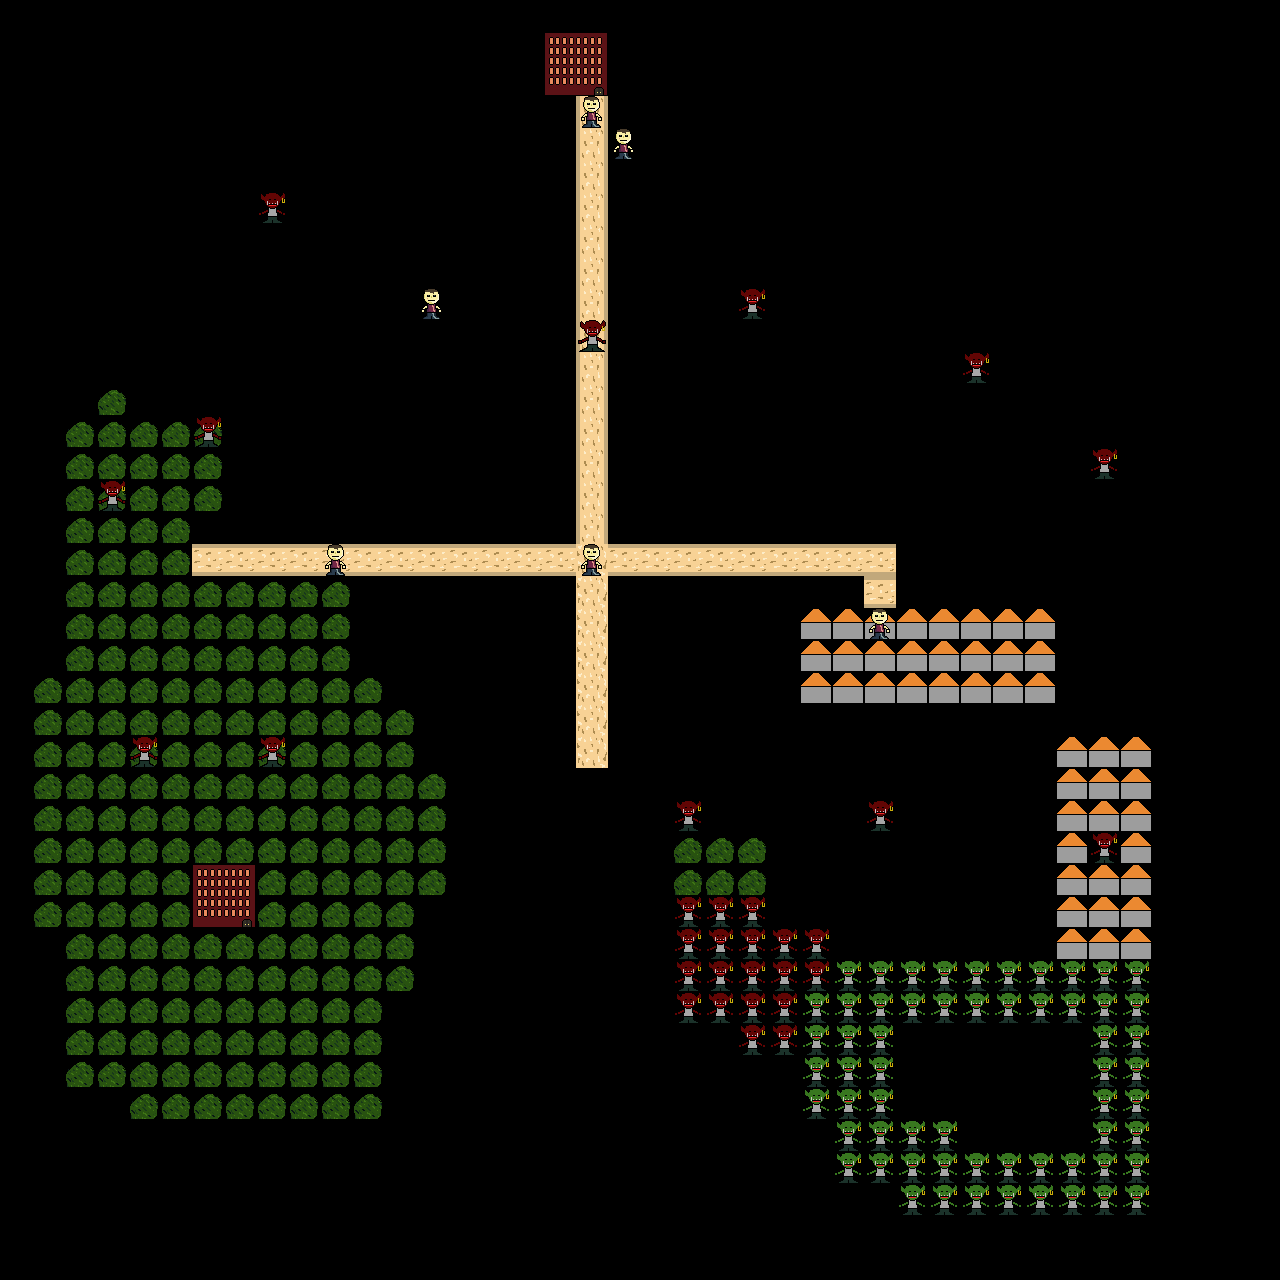

Rendered tile map (Tiled .tmx) drawn with the repository's tilesets; below, a short description and the full map source, tile grids included:
An orthogonal 40x40 tile map with 32x32 px tiles, 2 tile layers (static_objects, actors).

<map version="1.2" tiledversion="1.3.2" orientation="orthogonal" renderorder="right-down" compressionlevel="0" width="40" height="40" tilewidth="32" tileheight="32" infinite="0" nextlayerid="3" nextobjectid="1">
 <tileset firstgid="1" source="tileset_test1.tsx" />
 <layer id="1" name="static_objects" width="40" height="40">
  <data encoding="csv">
0,0,0,0,0,0,0,0,0,0,0,0,0,0,0,0,0,0,0,0,0,0,0,0,0,0,0,0,0,0,0,0,0,0,0,0,0,0,0,0,
0,0,0,0,0,0,0,0,0,0,0,0,0,0,0,0,0,0,0,0,0,0,0,0,0,0,0,0,0,0,0,0,0,0,0,0,0,0,0,0,
0,0,0,0,0,0,0,0,0,0,0,0,0,0,0,0,0,1,0,0,0,0,0,0,0,0,0,0,0,0,0,0,0,0,0,0,0,0,0,0,
0,0,0,0,0,0,0,0,0,0,0,0,0,0,0,0,0,0,6,0,0,0,0,0,0,0,0,0,0,0,0,0,0,0,0,0,0,0,0,0,
0,0,0,0,0,0,0,0,0,0,0,0,0,0,0,0,0,0,6,0,0,0,0,0,0,0,0,0,0,0,0,0,0,0,0,0,0,0,0,0,
0,0,0,0,0,0,0,0,0,0,0,0,0,0,0,0,0,0,6,0,0,0,0,0,0,0,0,0,0,0,0,0,0,0,0,0,0,0,0,0,
0,0,0,0,0,0,0,0,0,0,0,0,0,0,0,0,0,0,6,0,0,0,0,0,0,0,0,0,0,0,0,0,0,0,0,0,0,0,0,0,
0,0,0,0,0,0,0,0,0,0,0,0,0,0,0,0,0,0,6,0,0,0,0,0,0,0,0,0,0,0,0,0,0,0,0,0,0,0,0,0,
0,0,0,0,0,0,0,0,0,0,0,0,0,0,0,0,0,0,6,0,0,0,0,0,0,0,0,0,0,0,0,0,0,0,0,0,0,0,0,0,
0,0,0,0,0,0,0,0,0,0,0,0,0,0,0,0,0,0,6,0,0,0,0,0,0,0,0,0,0,0,0,0,0,0,0,0,0,0,0,0,
0,0,0,0,0,0,0,0,0,0,0,0,0,0,0,0,0,0,6,0,0,0,0,0,0,0,0,0,0,0,0,0,0,0,0,0,0,0,0,0,
0,0,0,0,0,0,0,0,0,0,0,0,0,0,0,0,0,0,6,0,0,0,0,0,0,0,0,0,0,0,0,0,0,0,0,0,0,0,0,0,
0,0,0,2,0,0,0,0,0,0,0,0,0,0,0,0,0,0,6,0,0,0,0,0,0,0,0,0,0,0,0,0,0,0,0,0,0,0,0,0,
0,0,2,2,2,2,2,0,0,0,0,0,0,0,0,0,0,0,6,0,0,0,0,0,0,0,0,0,0,0,0,0,0,0,0,0,0,0,0,0,
0,0,2,2,2,2,2,0,0,0,0,0,0,0,0,0,0,0,6,0,0,0,0,0,0,0,0,0,0,0,0,0,0,0,0,0,0,0,0,0,
0,0,2,2,2,2,2,0,0,0,0,0,0,0,0,0,0,0,6,0,0,0,0,0,0,0,0,0,0,0,0,0,0,0,0,0,0,0,0,0,
0,0,2,2,2,2,0,0,0,0,0,0,0,0,0,0,0,0,6,0,0,0,0,0,0,0,0,0,0,0,0,0,0,0,0,0,0,0,0,0,
0,0,2,2,2,2,7,7,7,7,7,7,7,7,7,7,7,7,8,7,7,7,7,7,7,7,7,7,0,0,0,0,0,0,0,0,0,0,0,0,
0,0,2,2,2,2,2,2,2,2,2,0,0,0,0,0,0,0,8,0,0,0,0,0,0,0,0,7,0,0,0,0,0,0,0,0,0,0,0,0,
0,0,2,2,2,2,2,2,2,2,2,0,0,0,0,0,0,0,8,0,0,0,0,0,0,3,3,3,3,3,3,3,3,0,0,0,0,0,0,0,
0,0,2,2,2,2,2,2,2,2,2,0,0,0,0,0,0,0,8,0,0,0,0,0,0,3,3,3,3,3,3,3,3,0,0,0,0,0,0,0,
0,2,2,2,2,2,2,2,2,2,2,2,0,0,0,0,0,0,8,0,0,0,0,0,0,3,3,3,3,3,3,3,3,0,0,0,0,0,0,0,
0,2,2,2,2,2,2,2,2,2,2,2,2,0,0,0,0,0,8,0,0,0,0,0,0,0,0,0,0,0,0,0,0,0,0,0,0,0,0,0,
0,2,2,2,2,2,2,2,2,2,2,2,2,0,0,0,0,0,8,0,0,0,0,0,0,0,0,0,0,0,0,0,0,3,3,3,0,0,0,0,
0,2,2,2,2,2,2,2,2,2,2,2,2,2,0,0,0,0,0,0,0,0,0,0,0,0,0,0,0,0,0,0,0,3,3,3,0,0,0,0,
0,2,2,2,2,2,2,2,2,2,2,2,2,2,0,0,0,0,0,0,0,0,0,0,0,0,0,0,0,0,0,0,0,3,3,3,0,0,0,0,
0,2,2,2,2,2,2,2,2,2,2,2,2,2,0,0,0,0,0,0,0,2,2,2,0,0,0,0,0,0,0,0,0,3,0,3,0,0,0,0,
0,2,2,2,2,2,0,0,2,2,2,2,2,2,0,0,0,0,0,0,0,2,2,2,0,0,0,0,0,0,0,0,0,3,3,3,0,0,0,0,
0,2,2,2,2,2,1,0,2,2,2,2,2,0,0,0,0,0,0,0,0,0,0,0,0,0,0,0,0,0,0,0,0,3,3,3,0,0,0,0,
0,0,2,2,2,2,2,2,2,2,2,2,2,0,0,0,0,0,0,0,0,0,0,0,0,0,0,0,0,0,0,0,0,3,3,3,0,0,0,0,
0,0,2,2,2,2,2,2,2,2,2,2,2,0,0,0,0,0,0,0,0,0,0,0,0,0,0,0,0,0,0,0,0,0,0,0,0,0,0,0,
0,0,2,2,2,2,2,2,2,2,2,2,0,0,0,0,0,0,0,0,0,0,0,0,0,0,0,0,0,0,0,0,0,0,0,0,0,0,0,0,
0,0,2,2,2,2,2,2,2,2,2,2,0,0,0,0,0,0,0,0,0,0,0,0,0,0,0,0,0,0,0,0,0,0,0,0,0,0,0,0,
0,0,2,2,2,2,2,2,2,2,2,2,0,0,0,0,0,0,0,0,0,0,0,0,0,0,0,0,0,0,0,0,0,0,0,0,0,0,0,0,
0,0,0,0,2,2,2,2,2,2,2,2,0,0,0,0,0,0,0,0,0,0,0,0,0,0,0,0,0,0,0,0,0,0,0,0,0,0,0,0,
0,0,0,0,0,0,0,0,0,0,0,0,0,0,0,0,0,0,0,0,0,0,0,0,0,0,0,0,0,0,0,0,0,0,0,0,0,0,0,0,
0,0,0,0,0,0,0,0,0,0,0,0,0,0,0,0,0,0,0,0,0,0,0,0,0,0,0,0,0,0,0,0,0,0,0,0,0,0,0,0,
0,0,0,0,0,0,0,0,0,0,0,0,0,0,0,0,0,0,0,0,0,0,0,0,0,0,0,0,0,0,0,0,0,0,0,0,0,0,0,0,
0,0,0,0,0,0,0,0,0,0,0,0,0,0,0,0,0,0,0,0,0,0,0,0,0,0,0,0,0,0,0,0,0,0,0,0,0,0,0,0,
0,0,0,0,0,0,0,0,0,0,0,0,0,0,0,0,0,0,0,0,0,0,0,0,0,0,0,0,0,0,0,0,0,0,0,0,0,0,0,0
</data>
 </layer>
 <layer id="2" name="actors" width="40" height="40">
  <data encoding="csv">
0,0,0,0,0,0,0,0,0,0,0,0,0,0,0,0,0,0,0,0,0,0,0,0,0,0,0,0,0,0,0,0,0,0,0,0,0,0,0,0,
0,0,0,0,0,0,0,0,0,0,0,0,0,0,0,0,0,0,0,0,0,0,0,0,0,0,0,0,0,0,0,0,0,0,0,0,0,0,0,0,
0,0,0,0,0,0,0,0,0,0,0,0,0,0,0,0,0,0,0,0,0,0,0,0,0,0,0,0,0,0,0,0,0,0,0,0,0,0,0,0,
0,0,0,0,0,0,0,0,0,0,0,0,0,0,0,0,0,0,10,0,0,0,0,0,0,0,0,0,0,0,0,0,0,0,0,0,0,0,0,0,
0,0,0,0,0,0,0,0,0,0,0,0,0,0,0,0,0,0,0,10,0,0,0,0,0,0,0,0,0,0,0,0,0,0,0,0,0,0,0,0,
0,0,0,0,0,0,0,0,0,0,0,0,0,0,0,0,0,0,0,0,0,0,0,0,0,0,0,0,0,0,0,0,0,0,0,0,0,0,0,0,
0,0,0,0,0,0,0,0,9,0,0,0,0,0,0,0,0,0,0,0,0,0,0,0,0,0,0,0,0,0,0,0,0,0,0,0,0,0,0,0,
0,0,0,0,0,0,0,0,0,0,0,0,0,0,0,0,0,0,0,0,0,0,0,0,0,0,0,0,0,0,0,0,0,0,0,0,0,0,0,0,
0,0,0,0,0,0,0,0,0,0,0,0,0,0,0,0,0,0,0,0,0,0,0,0,0,0,0,0,0,0,0,0,0,0,0,0,0,0,0,0,
0,0,0,0,0,0,0,0,0,0,0,0,0,10,0,0,0,0,0,0,0,0,0,9,0,0,0,0,0,0,0,0,0,0,0,0,0,0,0,0,
0,0,0,0,0,0,0,0,0,0,0,0,0,0,0,0,0,0,9,0,0,0,0,0,0,0,0,0,0,0,0,0,0,0,0,0,0,0,0,0,
0,0,0,0,0,0,0,0,0,0,0,0,0,0,0,0,0,0,0,0,0,0,0,0,0,0,0,0,0,0,9,0,0,0,0,0,0,0,0,0,
0,0,0,0,0,0,0,0,0,0,0,0,0,0,0,0,0,0,0,0,0,0,0,0,0,0,0,0,0,0,0,0,0,0,0,0,0,0,0,0,
0,0,0,0,0,0,9,0,0,0,0,0,0,0,0,0,0,0,0,0,0,0,0,0,0,0,0,0,0,0,0,0,0,0,0,0,0,0,0,0,
0,0,0,0,0,0,0,0,0,0,0,0,0,0,0,0,0,0,0,0,0,0,0,0,0,0,0,0,0,0,0,0,0,0,9,0,0,0,0,0,
0,0,0,9,0,0,0,0,0,0,0,0,0,0,0,0,0,0,0,0,0,0,0,0,0,0,0,0,0,0,0,0,0,0,0,0,0,0,0,0,
0,0,0,0,0,0,0,0,0,0,0,0,0,0,0,0,0,0,0,0,0,0,0,0,0,0,0,0,0,0,0,0,0,0,0,0,0,0,0,0,
0,0,0,0,0,0,0,0,0,0,10,0,0,0,0,0,0,0,10,0,0,0,0,0,0,0,0,0,0,0,0,0,0,0,0,0,0,0,0,0,
0,0,0,0,0,0,0,0,0,0,0,0,0,0,0,0,0,0,0,0,0,0,0,0,0,0,0,0,0,0,0,0,0,0,0,0,0,0,0,0,
0,0,0,0,0,0,0,0,0,0,0,0,0,0,0,0,0,0,0,0,0,0,0,0,0,0,0,10,0,0,0,0,0,0,0,0,0,0,0,0,
0,0,0,0,0,0,0,0,0,0,0,0,0,0,0,0,0,0,0,0,0,0,0,0,0,0,0,0,0,0,0,0,0,0,0,0,0,0,0,0,
0,0,0,0,0,0,0,0,0,0,0,0,0,0,0,0,0,0,0,0,0,0,0,0,0,0,0,0,0,0,0,0,0,0,0,0,0,0,0,0,
0,0,0,0,0,0,0,0,0,0,0,0,0,0,0,0,0,0,0,0,0,0,0,0,0,0,0,0,0,0,0,0,0,0,0,0,0,0,0,0,
0,0,0,0,9,0,0,0,9,0,0,0,0,0,0,0,0,0,0,0,0,0,0,0,0,0,0,0,0,0,0,0,0,0,0,0,0,0,0,0,
0,0,0,0,0,0,0,0,0,0,0,0,0,0,0,0,0,0,0,0,0,0,0,0,0,0,0,0,0,0,0,0,0,0,0,0,0,0,0,0,
0,0,0,0,0,0,0,0,0,0,0,0,0,0,0,0,0,0,0,0,0,9,0,0,0,0,0,9,0,0,0,0,0,0,0,0,0,0,0,0,
0,0,0,0,0,0,0,0,0,0,0,0,0,0,0,0,0,0,0,0,0,0,0,0,0,0,0,0,0,0,0,0,0,0,9,0,0,0,0,0,
0,0,0,0,0,0,0,0,0,0,0,0,0,0,0,0,0,0,0,0,0,0,0,0,0,0,0,0,0,0,0,0,0,0,0,0,0,0,0,0,
0,0,0,0,0,0,0,0,0,0,0,0,0,0,0,0,0,0,0,0,0,9,9,9,0,0,0,0,0,0,0,0,0,0,0,0,0,0,0,0,
0,0,0,0,0,0,0,0,0,0,0,0,0,0,0,0,0,0,0,0,0,9,9,9,9,9,0,0,0,0,0,0,0,0,0,0,0,0,0,0,
0,0,0,0,0,0,0,0,0,0,0,0,0,0,0,0,0,0,0,0,0,9,9,9,9,9,5,5,5,5,5,5,5,5,5,5,0,0,0,0,
0,0,0,0,0,0,0,0,0,0,0,0,0,0,0,0,0,0,0,0,0,9,9,9,9,5,5,5,5,5,5,5,5,5,5,5,0,0,0,0,
0,0,0,0,0,0,0,0,0,0,0,0,0,0,0,0,0,0,0,0,0,0,0,9,9,5,5,5,0,0,0,0,0,0,5,5,0,0,0,0,
0,0,0,0,0,0,0,0,0,0,0,0,0,0,0,0,0,0,0,0,0,0,0,0,0,5,5,5,0,0,0,0,0,0,5,5,0,0,0,0,
0,0,0,0,0,0,0,0,0,0,0,0,0,0,0,0,0,0,0,0,0,0,0,0,0,5,5,5,0,0,0,0,0,0,5,5,0,0,0,0,
0,0,0,0,0,0,0,0,0,0,0,0,0,0,0,0,0,0,0,0,0,0,0,0,0,0,5,5,5,5,0,0,0,0,5,5,0,0,0,0,
0,0,0,0,0,0,0,0,0,0,0,0,0,0,0,0,0,0,0,0,0,0,0,0,0,0,5,5,5,5,5,5,5,5,5,5,0,0,0,0,
0,0,0,0,0,0,0,0,0,0,0,0,0,0,0,0,0,0,0,0,0,0,0,0,0,0,0,0,5,5,5,5,5,5,5,5,0,0,0,0,
0,0,0,0,0,0,0,0,0,0,0,0,0,0,0,0,0,0,0,0,0,0,0,0,0,0,0,0,0,0,0,0,0,0,0,0,0,0,0,0,
0,0,0,0,0,0,0,0,0,0,0,0,0,0,0,0,0,0,0,0,0,0,0,0,0,0,0,0,0,0,0,0,0,0,0,0,0,0,0,0
</data>
 </layer>
</map>